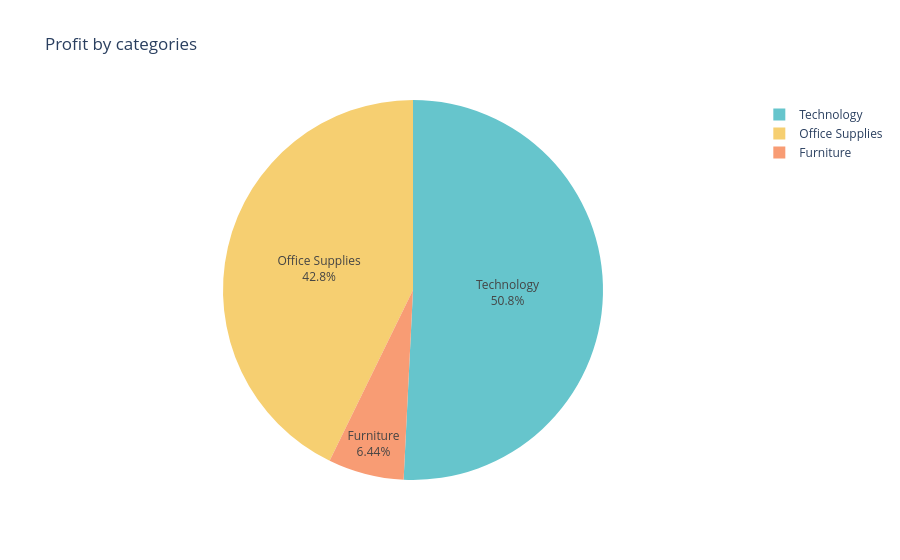

Source (notebook cell):
### Code cell
# Visualization
fig = px.pie(profit_by_categories, names='Category', values='Profit', title='Profit by categories', color_discrete_sequence=colors.qualitative.Pastel)
fig.update_traces(textposition='inside', textinfo='percent + label')
fig.show()

### Figure 1 — Plotly figure (JSON) as saved in the notebook; plotly's stock layout.template omitted (floating-point values rounded to 4 significant figures)
{"data": [{"domain": {"x": [0, 1], "y": [0, 1]}, "hovertemplate": "Category=%{label}<br>Profit=%{value}<extra></extra>", "labels": ["Furniture", "Office Supplies", "Technology"], "legendgroup": "", "name": "", "showlegend": true, "textinfo": "percent+label", "textposition": "inside", "type": "pie", "values": [18450.0, 122500.0, 145500.0]}], "layout": {"legend": {"tracegroupgap": 0}, "piecolorway": ["rgb(102, 197, 204)", "rgb(246, 207, 113)", "rgb(248, 156, 116)", "rgb(220, 176, 242)", "rgb(135, 197, 95)", "rgb(158, 185, 243)", "rgb(254, 136, 177)", "rgb(201, 219, 116)", "rgb(139, 224, 164)", "rgb(180, 151, 231)", "rgb(179, 179, 179)"], "title": {"text": "Profit by categories"}}}
